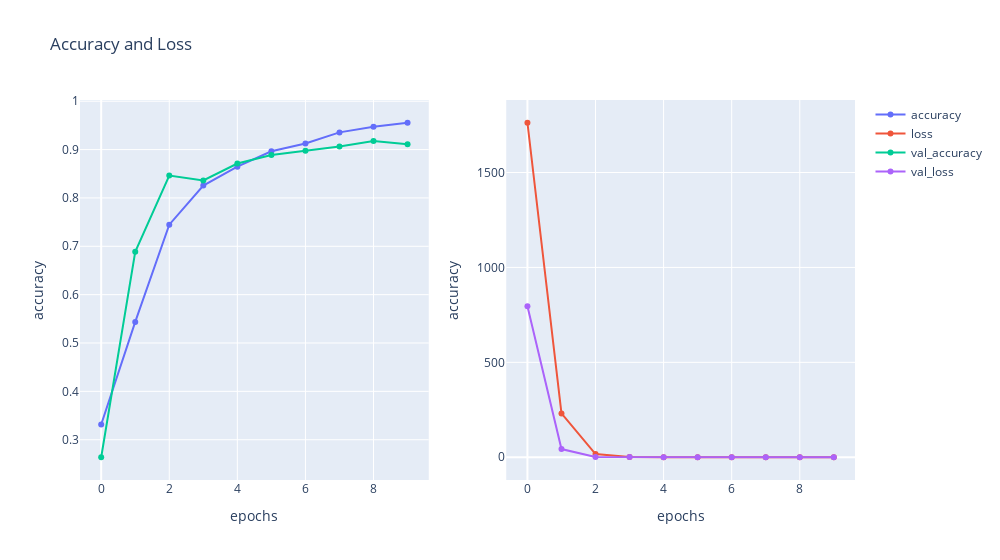

Here is the notebook cell this chart was saved with:
### Code cell
import plotly.graph_objects as go
from plotly.subplots import make_subplots

fig = make_subplots(rows=1, cols=2)
fig.add_trace(go.Scatter(x=metrics['epoch'], y=metrics['accuracy'], name='accuracy'), row=1, col=1)
fig.add_trace(go.Scatter(x=metrics['epoch'], y=metrics['loss'], name='loss'), row=1, col=2)
fig.add_trace(go.Scatter(x=metrics['epoch'], y=metrics['val_accuracy'], name='val_accuracy'), row=1, col=1)
fig.add_trace(go.Scatter(x=metrics['epoch'], y=metrics['val_loss'], name='val_loss'), row=1, col=2)

fig.update_xaxes(title_text='epochs')
fig.update_yaxes(title_text='accuracy')
fig.update_layout(width=1000, title='Accuracy and Loss')
fig.show()

### Figure 1 — Plotly figure (JSON) as saved in the notebook; plotly's stock layout.template omitted (floating-point values rounded to 4 significant figures)
{"data": [{"name": "accuracy", "type": "scatter", "x": [0, 1, 2, 3, 4, 5, 6, 7, 8, 9], "xaxis": "x", "y": [0.3314, 0.5436, 0.7447, 0.8257, 0.8647, 0.8964, 0.9124, 0.9355, 0.9474, 0.9555], "yaxis": "y"}, {"name": "loss", "type": "scatter", "x": [0, 1, 2, 3, 4, 5, 6, 7, 8, 9], "xaxis": "x2", "y": [1762.0, 230.9, 16.68, 1.563, 0.7061, 0.3809, 0.2675, 0.2266, 0.1703, 0.1636], "yaxis": "y2"}, {"name": "val_accuracy", "type": "scatter", "x": [0, 1, 2, 3, 4, 5, 6, 7, 8, 9], "xaxis": "x", "y": [0.2637, 0.6888, 0.8462, 0.8363, 0.8712, 0.8888, 0.8975, 0.9062, 0.9175, 0.9112], "yaxis": "y"}, {"name": "val_loss", "type": "scatter", "x": [0, 1, 2, 3, 4, 5, 6, 7, 8, 9], "xaxis": "x2", "y": [795.1, 43.18, 1.63, 1.115, 0.642, 0.5738, 0.5234, 0.492, 0.4714, 0.512], "yaxis": "y2"}], "layout": {"title": {"text": "Accuracy and Loss"}, "width": 1000, "xaxis": {"anchor": "y", "domain": [0, 0.45], "title": {"text": "epochs"}}, "xaxis2": {"anchor": "y2", "domain": [0.55, 1], "title": {"text": "epochs"}}, "yaxis": {"anchor": "x", "domain": [0, 1], "title": {"text": "accuracy"}}, "yaxis2": {"anchor": "x2", "domain": [0, 1], "title": {"text": "accuracy"}}}}
